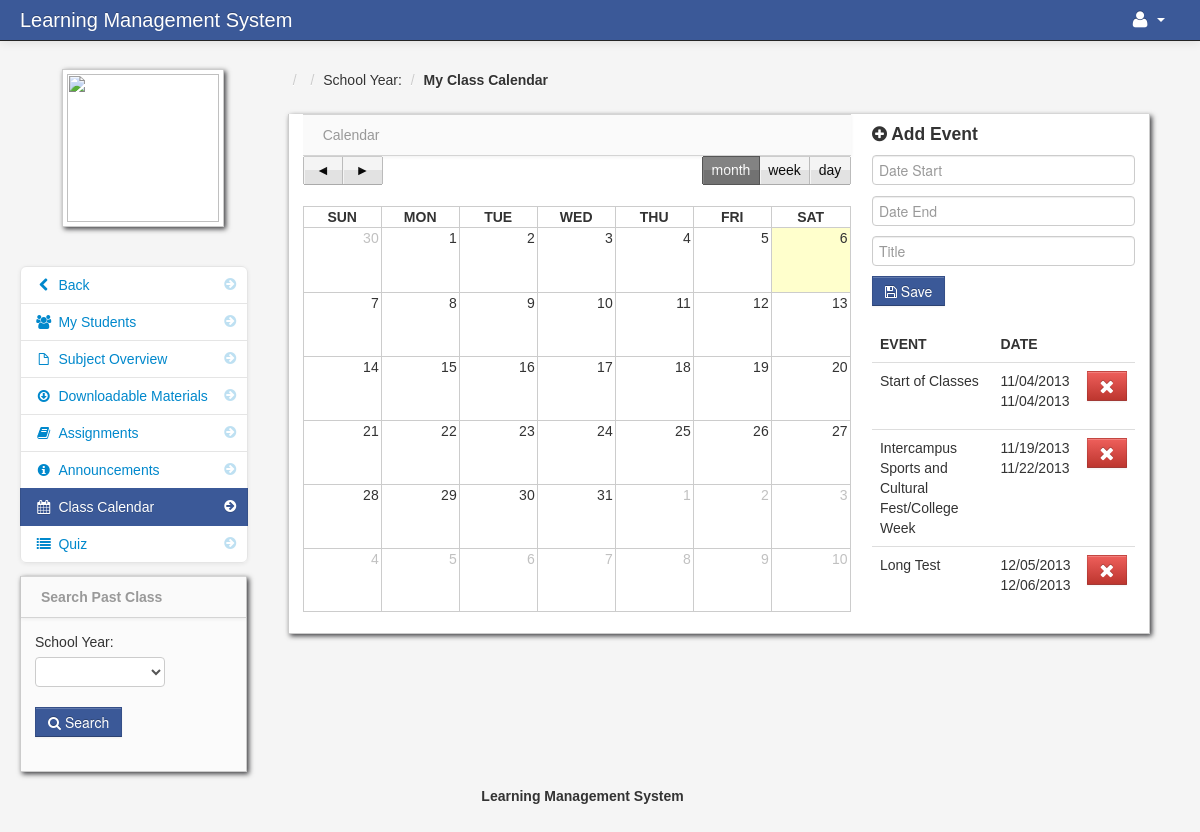
Screenshot of /class_calendar.php (signed in) with the database file from the repository.
### tables this page shows
CREATE TABLE `event` (
  `event_id` int(11) NOT NULL,
  `event_title` varchar(100) NOT NULL,
  `teacher_class_id` int(11) NOT NULL,
  `date_start` varchar(100) NOT NULL,
  `date_end` varchar(100) NOT NULL
);

### add_class_event.php (the view, shortened to what this page needs)
 <form id="signin_student" class="form-signin" method="post">
	<h4 class="form-signin-heading"><i class="icon-plus-sign"></i> Add Event</h4>
	    <input type="text" class="input-block-level datepicker" name="date_start" id="date01" placeholder="Date Start" required/>
	    <input type="text" class="input-block-level datepicker" name="date_end" id="date01" placeholder="Date End" required/>
		<input type="text" class="input-block-level" id="username" name="title" placeholder="Title" required/>
	<button id="signin" name="add" class="btn btn-info" type="submit"><i class="icon-save"></i> Save</button>
</form>
		<table cellpadding="0" cellspacing="0" border="0" class="table" id="">
										<thead>
										        <tr>
												<th>Event</th>
												<th>Date</th>
												<th></th>
												</tr>
										</thead>
										<tbody>
									<?php $event_query = mysqli_query($conn,"select * from event where teacher_class_id = '$get_id' ")or die(mysqli_error());
										while($event_row = mysqli_fetch_array($event_query)){
										$id  = $event_row['event_id'];
									?>
										<tr id="del<?php echo $id; ?>">
										 <td><?php echo $event_row['event_title']; ?></td>
                                         <td><?php  echo $event_row['date_start']; ?>
											<br>
											 <?php  echo $event_row['date_end']; ?>
										 </td>
                                         <td width="40">
										 <form method="post" action="delete_class_event.php">
										 <button class="btn btn-danger" name="delete_event"><i class="icon-remove icon-large"></i></button>
										 </form>
										 </td>
                                </tr>
						 <?php } ?>
										</tbody>
									</table>

### admin/assets/styles.css (style rules this page uses)
body { padding-top: 60px; padding-bottom: 40px; background-color: #f5f5f5; }

### rows the page displays
event: event_title "Start of Classes", date_start "11/04/2013", date_end "11/04/2013"
event: event_title "Intercampus Sports and Cultural Fest/College Week", date_start "11/19/2013", date_end "11/22/2013"
event: event_title "Long Test", date_start "12/05/2013", date_end "12/06/2013"
